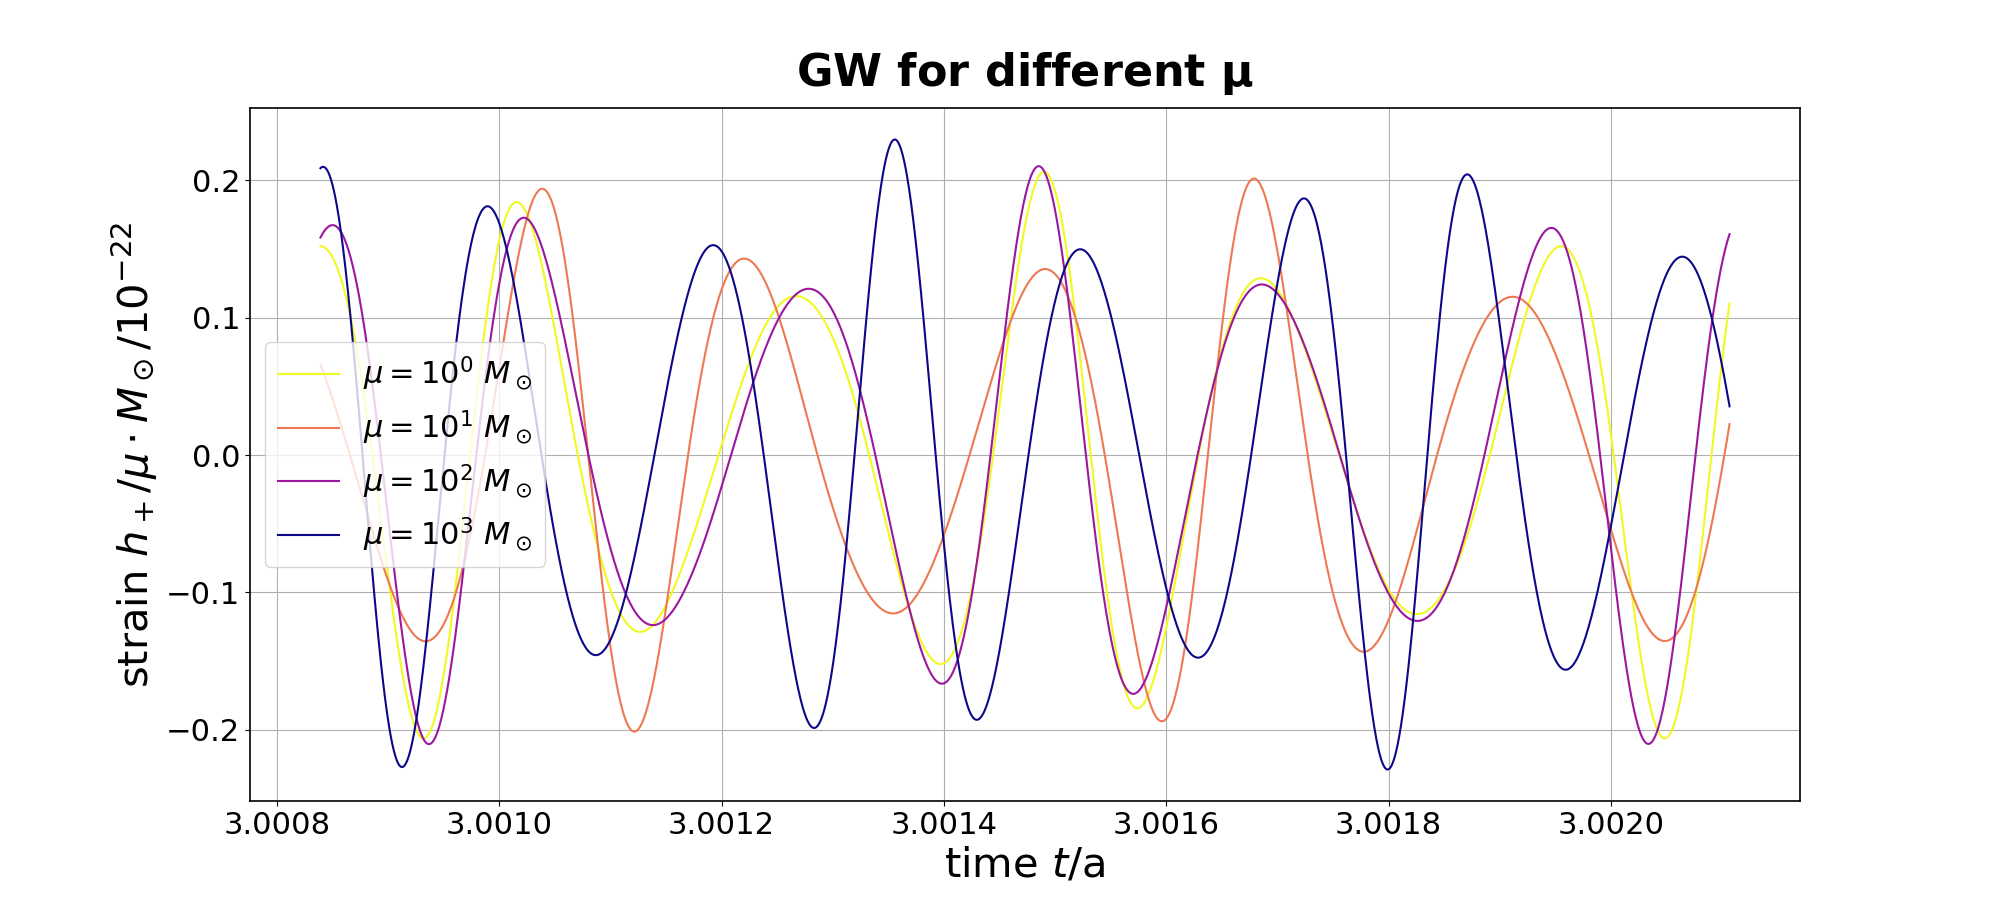

The script that saved this image:
import sys
import os

import matplotlib.pyplot as plt
import numpy as np

from few.trajectory.inspiral import EMRIInspiral
from few.amplitude.romannet import RomanAmplitude
from few.amplitude.interp2dcubicspline import Interp2DAmplitude
from few.waveform import FastSchwarzschildEccentricFlux, SlowSchwarzschildEccentricFlux, GenerateEMRIWaveform
from few.utils.utility import (get_overlap,
                               get_mismatch,
                               get_fundamental_frequencies,
                               get_separatrix,
                               get_mu_at_t,
                               get_p_at_t,
                               get_kerr_geo_constants_of_motion,
                               xI_to_Y,
                               Y_to_xI)

from few.utils.ylm import GetYlms
from few.utils.modeselector import ModeSelector
from few.summation.interpolatedmodesum import CubicSplineInterpolant
from few.waveform import SchwarzschildEccentricWaveformBase
from few.summation.interpolatedmodesum import InterpolatedModeSum
from few.summation.directmodesum import DirectModeSum
from few.utils.constants import *
from few.summation.aakwave import AAKSummation
from few.waveform import Pn5AAKWaveform, AAKWaveformBase

plt.rcParams["axes.titlesize"] = 32
plt.rcParams["axes.labelsize"] = 30
plt.rcParams["axes.titleweight"] = "bold"
plt.rcParams["xtick.labelsize"] = 22
plt.rcParams["ytick.labelsize"] = 22
plt.rcParams["legend.fontsize"] = 22
plt.rcParams["axes.linewidth"] = 1.2
plt.rcParams["scatter.marker"] = "."


use_gpu = False

# keyword arguments for inspiral generator (RunSchwarzEccFluxInspiral)
inspiral_kwargs={
        "DENSE_STEPPING": 0,  # we want a sparsely sampled trajectory
        "max_init_len": int(1e3),  # all of the trajectories will be well under len = 1000
    }

# keyword arguments for inspiral generator (RomanAmplitude)
amplitude_kwargs = {
    "max_init_len": int(1e3),  # all of the trajectories will be well under len = 1000
    "use_gpu": use_gpu  # GPU is available in this class
}

# keyword arguments for Ylm generator (GetYlms)
Ylm_kwargs = {
    "assume_positive_m": False  # if we assume positive m, it will generate negative m for all m>0
}

# keyword arguments for summation generator (InterpolatedModeSum)
sum_kwargs = {
    "use_gpu": use_gpu,  # GPU is availabel for this type of summation
    "pad_output": False,
}

# THE FOLLOWING THREAD COMMANDS DO NOT WORK ON THE M1 CHIP, BUT CAN BE USED WITH OLDER MODELS
# EVENTUALLY WE WILL PROBABLY REMOVE OMP WHICH NOW PARALLELIZES WITHIN ONE WAVEFORM AND LEAVE IT TO
# THE USER TO PARALLELIZE FOR MANY WAVEFORMS ON THEIR OWN.

# set omp threads one of two ways
# num_threads = 4

# this is the general way to set it for all computations
# from few.utils.utility import omp_set_num_threads
# omp_set_num_threads(num_threads)

few = FastSchwarzschildEccentricFlux(
    inspiral_kwargs=inspiral_kwargs,
    amplitude_kwargs=amplitude_kwargs,
    Ylm_kwargs=Ylm_kwargs,
    sum_kwargs=sum_kwargs,
    use_gpu=use_gpu,
    # num_threads=num_threads,  # 2nd way for specific classes
)



gen_wave = GenerateEMRIWaveform("Pn5AAKWaveform")

# parameters
T = 3  # years
dt = 20  # seconds

M = 1e7  # solar mass
mu = 10  # solar mass

dist = 1.0  # distance in Gpc

p0 = 12.0
e0 = 0.2
x0 = 1.0  # will be ignored in Schwarzschild waveform

qS = 0.0  # polar sky angle
phiS = 0.0  # azimuthal viewing angle


# spin related variables
a = 0.6  # will be ignored in Schwarzschild waveform
qK = 0  # polar spin angle
phiK = 0.0  # azimuthal viewing angle


# Phases in r, theta and phi
Phi_phi0 = 0
Phi_theta0 = 0
Phi_r0 = 0


from matplotlib import cm
cmap = cm.get_cmap('plasma')


fig, ax = plt.subplots(figsize = (20, 9))

lab = ["$\mu = 10^0 ~ M_\odot$", "$\mu = 10^1 ~ M_\odot$", "$\mu = 10^2 ~ M_\odot$", "$\mu = 10^3 ~ M_\odot$"]

for i in range(0, 4):
    h = gen_wave(M, 10 ** i, a, p0, e0, x0, dist, qS, phiS, qK, phiK, Phi_phi0, Phi_theta0, Phi_r0, T=T, dt=dt)

    color = cmap(1 - i / 3)

    t = np.arange(len(h.real)) * dt / (365 * 24 * 3600)

    ax.plot(t[-2000:], h.real[-2000:] * 1E22 / 10 ** i, color = color, label = lab[i])

ax.legend()
ax.set_xlabel("time $t /$a")
ax.set_ylabel("strain $h_+ / \mu \cdot M_\odot / 10^{-22}$")

ax.grid()
ax.set_title(r"GW for different $\bf \mu$", y = 1.02)

plt.savefig("Variation_parameters/Mu/large_times.png")

plt.show()
